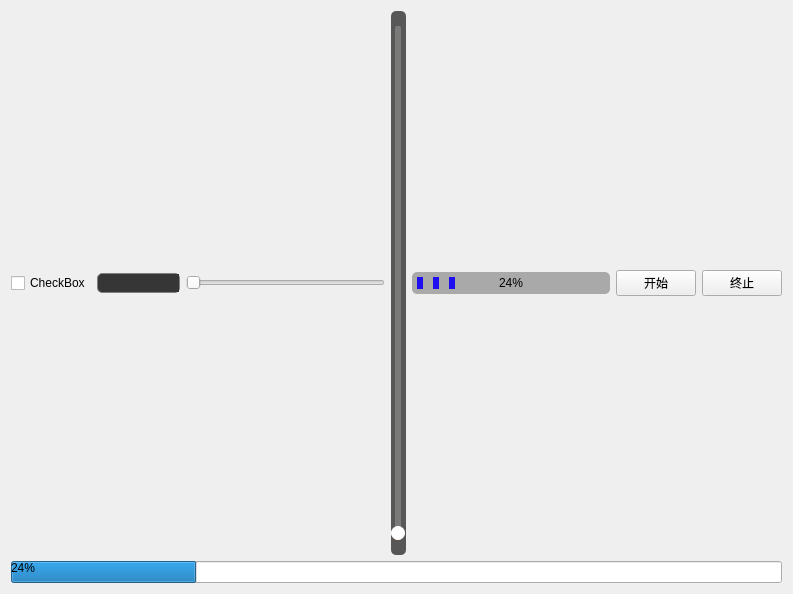
<?xml version="1.0" encoding="UTF-8"?>
<ui version="4.0">
 <class>Widget</class>
 <widget class="QWidget" name="Widget">
  <property name="geometry">
   <rect>
    <x>0</x>
    <y>0</y>
    <width>793</width>
    <height>594</height>
   </rect>
  </property>
  <property name="windowTitle">
   <string>Widget</string>
  </property>
  <layout class="QGridLayout" name="gridLayout">
   <item row="0" column="0">
    <layout class="QHBoxLayout" name="horizontalLayout_2">
     <item>
      <layout class="QHBoxLayout" name="horizontalLayout">
       <item>
        <widget class="QCheckBox" name="checkBox">
         <property name="text">
          <string>CheckBox</string>
         </property>
        </widget>
       </item>
       <item>
        <widget class="QComboBox" name="comboBox">
         <property name="styleSheet">
          <string notr="true">/* 未下拉时，QComboBox的样式 */
QComboBox 
{
    border: 1px solid gray;   /* 边框 */
    border-radius: 5px;   /* 圆角 */
    padding: 1px 18px 1px 3px;   /* 字体填衬 */
    color: white;
    font: normal normal 24px &quot;Microsoft YaHei&quot;;
    background:rgb(54,54,54);
}

/* 下拉后，整个下拉窗体样式 */
QComboBox QAbstractItemView 
{
    outline: 0px solid gray;   /* 选定项的虚框 */
    border: 1px solid yellow;   /* 整个下拉窗体的边框 */
    color: rgb(250,251,252);
    background-color: rgb(70,80,90);   /* 整个下拉窗体的背景色 */
    selection-background-color: lightgreen;   /* 整个下拉窗体被选中项的背景色 */
}

/* 下拉后，整个下拉窗体每项的样式 */
/* 项的高度（设置pComboBox-&gt;setView(new QListView(this));后该项才起作用） */
QComboBox QAbstractItemView::item 
{
    height: 50px;   
}

/* 下拉后，整个下拉窗体越过每项的样式 */
QComboBox QAbstractItemView::item:hover 
{
    color: rgb(90,100,105);
    background-color: lightgreen;   /* 整个下拉窗体越过每项的背景色 */
}

/* 下拉后，整个下拉窗体被选择的每项的样式 */
QComboBox QAbstractItemView::item:selected 
{
    color: rgb(12, 23, 34);
    background-color: lightgreen;
}

/* QComboBox中的垂直滚动条 */
QComboBox QAbstractScrollArea QScrollBar:vertical 
{
    width: 13px;
    background-color: #d0d2d4;   /* 空白区域的背景色*/
}

QComboBox QAbstractScrollArea QScrollBar::handle:vertical 
{
    border-radius: 5px;   /* 圆角 */
    background: rgb(60,60,60);   /* 小方块的背景色深灰lightblue */
}

QComboBox QAbstractScrollArea QScrollBar::handle:vertical:hover 
{
    background: rgb(90, 91, 93);   /* 越过小方块的背景色yellow */
}

/* 设置为可编辑（setEditable(true)）editable时，编辑区域的样式 */
QComboBox:editable 
{
    background: green;
}

/* 设置为非编辑（setEditable(false)）!editable时，整个QComboBox的样式 */
QComboBox:!editable 
{
     background: rgb(54,54,54);
}

/* 设置为可编辑editable时，点击整个QComboBox的样式 */
QComboBox:editable:on 
{
    background: rgb(54,54,54);
}

/* 设置为非编辑!editable时，点击整个QComboBox的样式 */
QComboBox:!editable:on 
{
     background: rgb(54,54,54);
}

/* 设置为可编辑editable时，下拉框的样式 */
QComboBox::drop-down:editable 
{
    background: rgb(54,54,54);
}

/* 设置为可编辑editable时，点击下拉框的样式 */
QComboBox::drop-down:editable:on 
{
    background: rgb(54,54,54);
}

/* 设置为非编辑!editable时，下拉框的样式 */
QComboBox::drop-down:!editable 
{
    background: rgb(54,54,54);
}

/* 设置为非编辑!editable时，点击下拉框的样式 */
QComboBox::drop-down:!editable:on 
{
    background: rgb(54,54,54);
    image: url(:/resources/up.png); /* 显示上拉箭头 */ 
}

/* 下拉框样式 */
QComboBox::drop-down 
{
    subcontrol-origin: padding;   /* 子控件在父元素中的原点矩形。如果未指定此属性，则默认为padding。 */
    subcontrol-position: top right;   /* 下拉框的位置（右上） */
    width: 32px;   /* 下拉框的宽度 */

    border-left-width: 1px;   /* 下拉框的左边界线宽度 */
    border-left-color: darkgray;   /* 下拉框的左边界线颜色 */
    border-left-style: solid;   /* 下拉框的左边界线为实线 */
    border-top-right-radius: 3px;   /* 下拉框的右上边界线的圆角半径（应和整个QComboBox右上边界线的圆角半径一致） */
    border-bottom-right-radius: 3px;   /* 同上 */
    image: url(:/resources/down.png); 
}

/* 越过下拉框样式 */
QComboBox::drop-down:hover 
{
    background: rgb(80, 75, 90);
}

/* 下拉箭头样式 */ 
QComboBox::down-arrow 
{　　
    width: 32px; /* 下拉箭头的宽度（建议与下拉框drop-down的宽度一致） */ 　　
    background: rgb(54,54,54); /* 下拉箭头的的背景色 */ 　　
    padding: 0px 0px 0px 0px; /* 上内边距、右内边距、下内边距、左内边距 */　　
    image: url(:/resources/down.png); 
} 

/* 点击下拉箭头 */ 
QComboBox::down-arrow:on 
{ 　　
    image: url(:/resources/up.png); /* 显示上拉箭头 */ 
}</string>
         </property>
        </widget>
       </item>
      </layout>
     </item>
     <item>
      <widget class="QSlider" name="horizontalSlider">
       <property name="orientation">
        <enum>Qt::Horizontal</enum>
       </property>
      </widget>
     </item>
     <item>
      <widget class="QSlider" name="verticalSlider">
       <property name="styleSheet">
        <string notr="true">QSlider 
{
	background-color: rgba(22, 22, 22, 0.7);
	padding-top: 15px;  /*上面端点离顶部的距离*/
	padding-bottom: 15px;
	border-radius: 5px; /*外边框矩形倒角*/
}
 
QSlider::add-page:vertical 
{
	background-color: #FF7826;
	width:5px;
	border-radius: 2px;
}
 
QSlider::sub-page:vertical 
{
	background-color: #7A7B79;
	width:5px;
	border-radius: 2px;
}
 
QSlider::groove:vertical 
{
	background:transparent;
	width:6px;
}
 
QSlider::handle:vertical    
{
	height: 14px;  
	width: 14px;
	margin: 0px -4px 0px -4px;
	border-radius: 7px;
	background: white;
}</string>
       </property>
       <property name="orientation">
        <enum>Qt::Vertical</enum>
       </property>
      </widget>
     </item>
     <item>
      <widget class="QProgressBar" name="progressBar">
       <property name="styleSheet">
        <string notr="true">QProgressBar
{
	border-radius:5px;
	background-color:darkgray;
	text-align:center
}

QProgressBar::chunk
{
	background-color:#1F0FEF;
	width:6px;
	margin:5px;
}</string>
       </property>
       <property name="value">
        <number>24</number>
       </property>
      </widget>
     </item>
     <item>
      <widget class="QPushButton" name="pushButton">
       <property name="text">
        <string>开始</string>
       </property>
      </widget>
     </item>
     <item>
      <widget class="QPushButton" name="pushButton_2">
       <property name="text">
        <string>终止</string>
       </property>
      </widget>
     </item>
    </layout>
   </item>
   <item row="1" column="0">
    <widget class="QProgressBar" name="progressBar_2">
     <property name="styleSheet">
      <string notr="true">QProgressBar:vertical
{
	border-radius:5px;
	background-color:darkgray;
	text-align:center;
	padding-left: 5px; padding-right: 4px; padding-bottom: 20px; 
}

QProgressBar::chunk:vertical
{
	background-color:#06B025;
	margin:10px;
}</string>
     </property>
     <property name="value">
      <number>24</number>
     </property>
    </widget>
   </item>
  </layout>
 </widget>
 <resources/>
 <connections/>
</ui>
